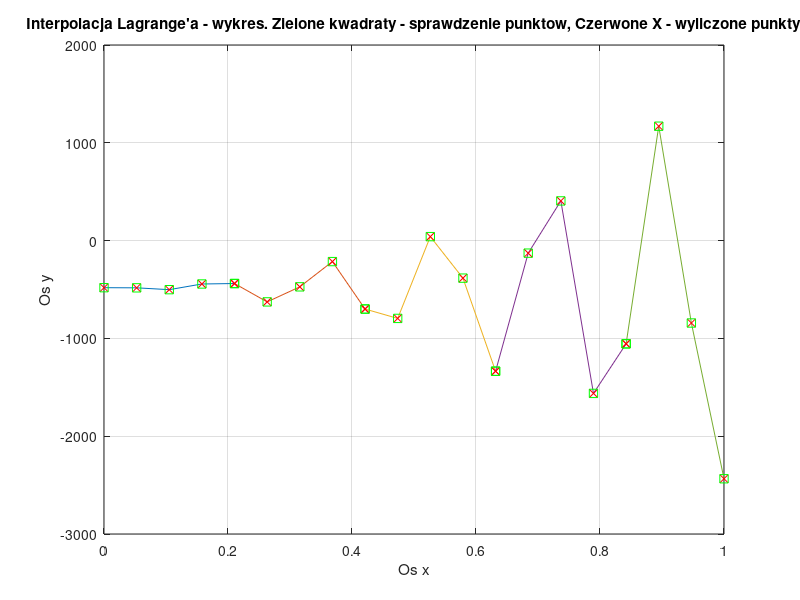

Reproduce this figure in MATLAB.
w1 = [0,-481.417];
w2 = [0.0526316,-482.92];
w3 = [0.105263,-501.606];
w4 = [0.157895,-443.647];
w5 = [0.210526,-438.929];

w6 = [0.210526,-438.929];
w7 = [0.263158,-626.749];
w8 = [0.315789,-472.809];
w9 = [0.368421,-214.559];
w10 = [0.421053,-699.632];

w11 = [0.421053,-699.632];
w12 = [0.473684,-795.636];
w13 = [0.526316,40.6906];
w14 = [0.578947,-383.716];
w15 = [0.631579,-1335.6];

w16 = [0.631579,-1335.6];
w17 = [0.684211,-128.182];
w18 = [0.736842,405.786];
w19 = [0.789474,-1562.33];
w20 = [0.842105,-1055.31];

w21 = [0.842105,-1055.31];
w22 = [0.894737,1169.76];
w23 = [0.947368,-842.536];
w24 = [1,-2435.03];

function [w] = interpolacja5pkt(w1,w2,w3,w4,w5)
w = [w1;w2;w3;w4;w5];
format short
fi=zeros(1,5);
for i=1:5
    suma=1;
    for j=1:5
        if i != j
            suma=suma*(w(i,1)-w(j,1));
        end
    endfor
    fi(i)=suma;
endfor
a=zeros(1,5);
for i=1:5
    a(i)=w(i,2)/fi(i);
endfor
wsp=zeros(1,5);
wsp(1)= a(1)*w(2,1)*w(3,1)*w(4,1)*w(5,1)+a(2)*w(1,1)*w(3,1)*w(4,1)*w(5,1)+a(3)*w(2,1)*w(1,1)*w(4,1)*w(5,1)+a(4)*w(2,1)*w(3,1)*w(1,1)*w(5,1)+a(5)*w(2,1)*w(3,1)*w(4,1)*w(1,1);
wsp(2)= -(a(1)*w(2,1)*w(3,1)*w(4,1)+a(1)*w(5,1)*w(3,1)*w(4,1)+a(1)*w(5,1)*w(2,1)*w(4,1)+a(1)*w(5,1)*w(2,1)*w(3,1))-(a(2)*w(1,1)*w(3,1)*w(4,1)+a(2)*w(5,1)*w(3,1)*w(4,1)+a(2)*w(5,1)*w(1,1)*w(4,1)+a(2)*w(5,1)*w(1,1)*w(3,1))-(a(3)*w(2,1)*w(1,1)*w(4,1)+a(3)*w(5,1)*w(1,1)*w(4,1)+a(3)*w(5,1)*w(2,1)*w(4,1)+a(3)*w(5,1)*w(2,1)*w(1,1))-(a(4)*w(2,1)*w(3,1)*w(1,1)+a(4)*w(5,1)*w(3,1)*w(1,1)+a(4)*w(5,1)*w(2,1)*w(1,1)+a(4)*w(5,1)*w(2,1)*w(3,1))-(a(5)*w(2,1)*w(3,1)*w(4,1)+a(5)*w(1,1)*w(3,1)*w(4,1)+a(5)*w(1,1)*w(2,1)*w(4,1)+a(5)*w(1,1)*w(2,1)*w(3,1));
wsp(3)= (a(1)*w(2,1)*w(3,1)+a(1)*w(4,1)*w(3,1)+a(1)*w(4,1)*w(2,1)+a(1)*w(5,1)*w(3,1)+a(1)*w(5,1)*w(2,1)+a(1)*w(5,1)*w(4,1))+(a(2)*w(1,1)*w(3,1)+a(2)*w(4,1)*w(3,1)+a(2)*w(4,1)*w(1,1)+a(2)*w(5,1)*w(3,1)+a(2)*w(5,1)*w(1,1)+a(2)*w(5,1)*w(4,1))+(a(3)*w(2,1)*w(1,1)+a(3)*w(4,1)*w(1,1)+a(3)*w(4,1)*w(2,1)+a(3)*w(5,1)*w(1,1)+a(3)*w(5,1)*w(2,1)+a(3)*w(5,1)*w(4,1))+(a(4)*w(2,1)*w(3,1)+a(4)*w(1,1)*w(3,1)+a(4)*w(1,1)*w(2,1)+a(4)*w(5,1)*w(3,1)+a(4)*w(5,1)*w(2,1)+a(4)*w(5,1)*w(1,1))+(a(5)*w(2,1)*w(3,1)+a(5)*w(4,1)*w(3,1)+a(5)*w(4,1)*w(2,1)+a(5)*w(1,1)*w(3,1)+a(5)*w(1,1)*w(2,1)+a(5)*w(1,1)*w(4,1));
wsp(4)= -(a(1)*w(2,1)+a(1)*w(3,1)+a(1)*w(4,1)+a(1)*w(5,1))-(a(2)*w(1,1)+a(2)*w(3,1)+a(2)*w(4,1)+a(2)*w(5,1))-(a(3)*w(2,1)+a(3)*w(1,1)+a(3)*w(4,1)+a(3)*w(5,1))-(a(4)*w(2,1)+a(4)*w(3,1)+a(4)*w(1,1)+a(4)*w(5,1))-(a(5)*w(2,1)+a(5)*w(3,1)+a(5)*w(4,1)+a(5)*w(1,1));
wsp(5)= (a(1)+a(2)+a(3)+a(4)+a(5));
fprintf("Wzor na funkcje interpolujaca z przedzialu punktow <%f , %f >: ", w(1,1), w(5,1));
disp("");
fprintf("W(x) = %fx^4 + %fx^3 + %f+x^2 + %fx + %f\n",wsp(5),wsp(4), wsp(3),wsp(2),wsp(1));
x=[w(1,1),w(2,1),w(3,1),w(4,1),w(5,1)];
y=zeros(1,5);
for i=1:5
  fi(1) = (x(i)-w(2,1))*(x(i)-w(3,1))*(x(i)-w(4,1))*(x(i)-w(5,1));
  fi(2) = (x(i)-w(1,1))*(x(i)-w(3,1))*(x(i)-w(4,1))*(x(i)-w(5,1));
  fi(3) = (x(i)-w(2,1))*(x(i)-w(1,1))*(x(i)-w(4,1))*(x(i)-w(5,1));
  fi(4) = (x(i)-w(2,1))*(x(i)-w(1,1))*(x(i)-w(3,1))*(x(i)-w(5,1));
  fi(5) = (x(i)-w(2,1))*(x(i)-w(1,1))*(x(i)-w(4,1))*(x(i)-w(3,1));
  y(i) = a(1)*fi(1) + a(2)*fi(2) + a(3)*fi(3) + a(4)*fi(4) + a(5)*fi(5);
endfor
plot(x,y);
grid on;
hold on;
vector_x=[w(1,1),w(2,1),w(3,1),w(4,1),w(5,1)];
vector_y=[0,0,0,0,0];
for i=1:5
  for j=1:5
    vector_y(1,j) = vector_y(1,j)+wsp(i)*w(j,1)^(i-1);
  endfor
endfor
plot(vector_x,vector_y,'rx');
% tutaj nam sie robi sprawdzenie naszych punktow
for i=1:5
  plot(w(i,1),w(i,2),'sg');
endfor
title("Interpolacja Lagrange'a - wykres. Zielone kwadraty - sprawdzenie punktow, Czerwone X - wyliczone punkty");
ylabel("Os y");
xlabel("Os x");
endfunction;
interpolacja5pkt(w1,w2,w3,w4,w5);
interpolacja5pkt(w6,w7,w8,w9,w10);
interpolacja5pkt(w11,w12,w13,w14,w15);
interpolacja5pkt(w16,w17,w18,w19,w20);
 function [w] = interpolacja4pkt(w1,w2,w3,w4)
 w = [w1;w2;w3;w4];
 fi=zeros(1,4);
 for i=1:4
     suma=1;
     for j=1:4
         if i != j
             suma=suma*(w(i,1)-w(j,1));
         end
     endfor
     fi(i)=suma;
 endfor
 a=zeros(1,4);
 for i=1:4
     a(i)=w(i,2)/fi(i);
 endfor
 wsp=zeros(1,4);
 wsp(1)=-(a(1)*w(4,1)*w(3,1)*w(2,1))-(a(2)*w(4,1)*w(3,1)*w(1,1))-(a(3)*w(4,1)*w(1,1)*w(2,1))-(a(4)*w(1,1)*w(3,1)*w(2,1));
 wsp(2)=+(a(1)*w(3,1)*w(2,1)+a(1)*w(4,1)*w(2,1)+a(1)*w(4,1)*w(3,1))+(a(2)*w(3,1)*w(1,1)+a(2)*w(4,1)*w(1,1)+a(2)*w(4,1)*w(3,1))+(a(3)*w(1,1)*w(2,1)+a(3)*w(4,1)*w(2,1)+a(3)*w(4,1)*w(1,1))+(a(4)*w(3,1)*w(2,1)+a(4)*w(1,1)*w(2,1)+a(4)*w(1,1)*w(3,1));
 wsp(3)=-(a(1)*w(2,1)+a(1)*w(3,1)+a(1)*w(4,1))-(a(2)*w(1,1)+a(2)*w(3,1)+a(2)*w(4,1))-(a(3)*w(2,1)+a(3)*w(1,1)+a(3)*w(4,1))-(a(4)*w(2,1)+a(4)*w(3,1)+a(4)*w(1,1));
 wsp(4)=a(1)+a(2)+a(3)+a(4);
 fprintf("Wzor na funkcje interpolujaca z przedzialu punktow <%f , %f >: ", w(1,1), w(4,1));
 disp("");
 fprintf("W(x) = %fx^3 + %f+x^2 + %fx + %f\n",wsp(4), wsp(3),wsp(2),wsp(1));
 x=[w(1,1),w(2,1),w(3,1),w(4,1)];
 y=zeros(1,4);
 for i=1:4
   fi(1) = (x(i)-w(2,1))*(x(i)-w(3,1))*(x(i)-w(4,1));
   fi(2) = (x(i)-w(1,1))*(x(i)-w(3,1))*(x(i)-w(4,1));
   fi(3) = (x(i)-w(2,1))*(x(i)-w(1,1))*(x(i)-w(4,1));
   fi(4) = (x(i)-w(2,1))*(x(i)-w(1,1))*(x(i)-w(3,1));
   y(i) = a(1)*fi(1) + a(2)*fi(2) + a(3)*fi(3) + a(4)*fi(4);
 endfor
 plot(x,y);
 grid on;
 hold on;
 vector_x=[w(1,1),w(2,1),w(3,1),w(4,1)];
 vector_y=[0,0,0,0];
 for i=1:4
   for j=1:4
     vector_y(1,j) = vector_y(1,j)+wsp(i)*w(j,1)^(i-1);
   endfor
 endfor
 plot(vector_x,vector_y,'rx');
 % tutaj nam sie robi sprawdzenie naszych punktow
 for i=1:4
   plot(w(i,1),w(i,2),'gs');
 endfor
title("Interpolacja Lagrange'a - wykres. Zielone kwadraty - sprawdzenie punktow, Czerwone X - wyliczone punkty");
 ylabel("Os y");
 xlabel("Os x");
 endfunction;
interpolacja4pkt(w21,w22,w23,w24);
